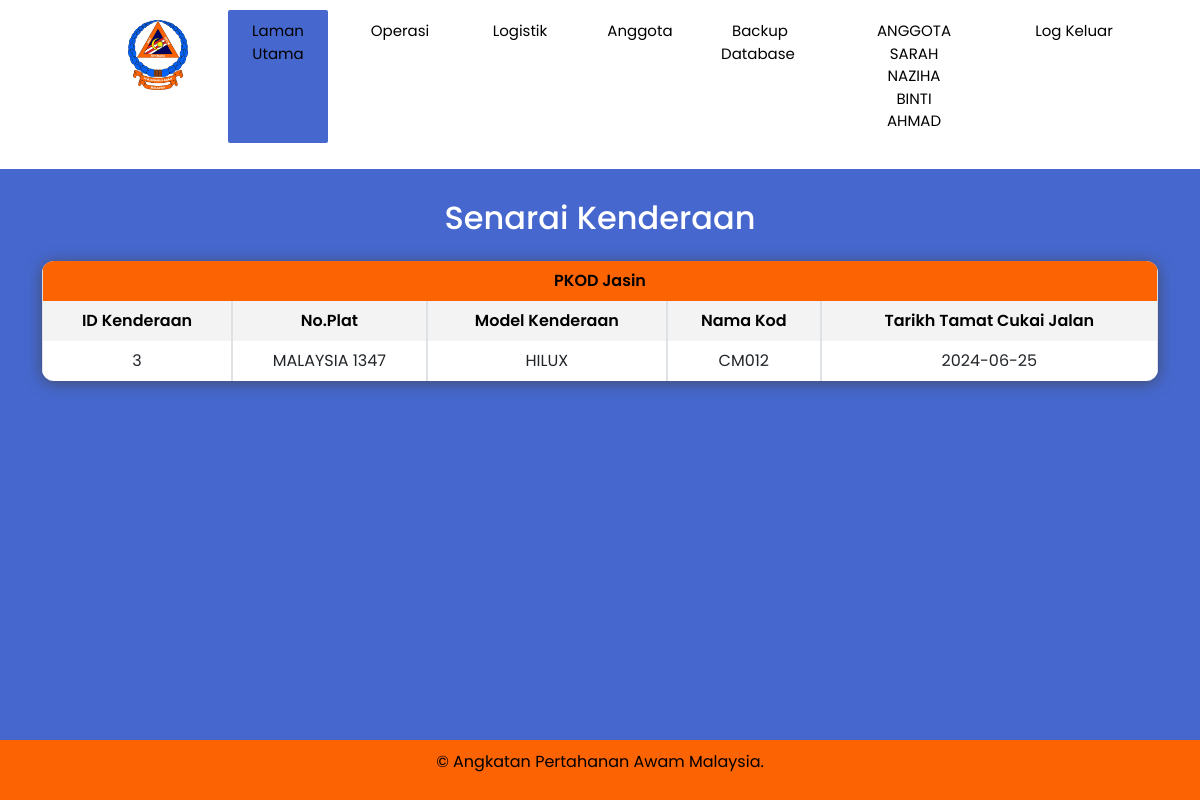
Page /staff/view_car.php (signed in) on the committed database.
### tables this page shows
CREATE TABLE `transportation` (
  `car_id` int NOT NULL AUTO_INCREMENT,
  `car_name` varchar(45) DEFAULT NULL,
  `code_name` varchar(45) DEFAULT NULL,
  `roadtax_expirydate` date DEFAULT NULL,
  `category` varchar(45) DEFAULT NULL,
  `no_plate` varchar(45) DEFAULT NULL,
  `astp_id` varchar(45) DEFAULT NULL,
  PRIMARY KEY (`car_id`),
  UNIQUE KEY `code_name_UNIQUE` (`code_name`),
  UNIQUE KEY `no_plate_UNIQUE` (`no_plate`),
  KEY `astp_id_idx` (`astp_id`),
  CONSTRAINT `astp_id` FOREIGN KEY (`astp_id`) REFERENCES `astp` (`astp_id`)
);

### staff/view_car.php (the view, shortened to what this page needs)
<?php
include 'connection.php';
include 'header_staff.php';
function getTransportationList($conn, $branch_name) {
    $query = "SELECT DISTINCT t.*
              FROM transportation t
              INNER JOIN staff s ON t.astp_id = s.astp_id
              INNER JOIN astp a ON s.astp_id = a.astp_id
              WHERE a.branch = ?";
    $stmt = mysqli_prepare($conn, $query);
    mysqli_stmt_bind_param($stmt, 's', $branch_name);
    mysqli_stmt_execute($stmt);
    $result = mysqli_stmt_get_result($stmt);
    $transportationList = [];
    while ($row = mysqli_fetch_assoc($result)) {
        $transportationList[] = $row;
    }
    return $transportationList;
}
$stap_name = $_SESSION['name'];
$sql1 = "SELECT staff_id FROM `staff` WHERE name='$stap_name'";
$result1 = mysqli_query($conn, $sql1);
$row = mysqli_fetch_assoc($result1);
$staff_id = $row['staff_id'];
$sql2 = "SELECT astp.branch
            FROM `staff` INNER JOIN `astp` ON staff.astp_id = astp.astp_id
            WHERE staff.staff_id='$staff_id'";
$result2 = mysqli_query($conn, $sql2);
$row2 = mysqli_fetch_assoc($result2);
$branch_name = $row2['branch'];
$transportationList = getTransportationList($conn, $branch_name);
?>
<!DOCTYPE html>
<html>
<head>
    <link href="https://cdn.jsdelivr.net/npm/remixicon@3.6.0/fonts/remixicon.css" rel="stylesheet">
    <link href="https://cdn.jsdelivr.net/npm/bootstrap@5.1.3/dist/css/bootstrap.min.css" rel="stylesheet">
    <link href="styles.css" rel="stylesheet">
</head>
<body>
<div class="container">
<h2 class="text-center text-white mb-4">Senarai Kenderaan</h3>
    <div class="row">
        <div class="col">
            <table class="table table-bordered">
                <thead>
                <tr>
                <th colspan="6" style="background-color: #FB6303;"><?php echo $_SESSION['branch'];?></th>
            </tr>
                    <tr>
                        <th>ID Kenderaan</th>
                        <th>No.Plat</th>
                        <th>Model Kenderaan</th>
                        <th>Nama Kod</th>
                        <th>Tarikh Tamat Cukai Jalan</th>
                    </tr>
                </thead>
                <tbody>
<?php if (!empty($transportationList)): ?>
    <?php foreach ($transportationList as $car): ?>
        <tr>
            <td><?php echo htmlspecialchars($car['car_id']); ?></td>
            <td><?php echo htmlspecialchars($car['no_plate']); ?></td>
            <td><?php echo htmlspecialchars($car['car_name']); ?></td>
            <td><?php echo htmlspecialchars($car['code_name']); ?></td>
            <td><?php echo htmlspecialchars($car['roadtax_expirydate']); ?></td>
        </tr>
    <?php endforeach; ?>
<?php else: ?>
    <tr>
        <td colspan='5'>Tiada rekod ditemui</td>
    </tr>
<?php endif; ?>
</tbody>
            </table>
        </div>
    </div>
</div>
</body>
</html>

### staff/styles.css (style rules this page uses)
body { background-color: #4668CE; padding-bottom: 600px; }
* { padding: 0; margin: 0; box-sizing: border-box; font-family: 'Poppins', sans-serif; }

### staff/view_car.php (style rules this page uses)
body { background-color: #4668CE; height: 100vh; width: 100%; }
.container { margin-top: 30px; }
table { background-color: #fff; border-collapse: separate; border-spacing: 0; box-shadow: 0 2px 15px rgba(64,64,64,.7); border-radius: 12px; overflow: hidden; }
th, td { padding: 15px 20px; text-align: center; }
th { background-color: #4668CE; color: black; font-weight: 600; }
td { border-bottom: 1px solid #E3F1D5; }
tr:nth-of-type(even) { background-color: #f3f3f3; }
* { padding: 0; margin: 0; box-sizing: border-box; font-family: 'Poppins', sans-serif; }

### rows in the picture
transportation: car_id "3", no_plate "MALAYSIA 1347", car_name "HILUX", code_name "CM012", roadtax_expirydate "2024-06-25"

### other values in the picture
$_SESSION['name'] "SARAH NAZIHA BINTI AHMAD"
$_SESSION['branch'] "PKOD Jasin"
